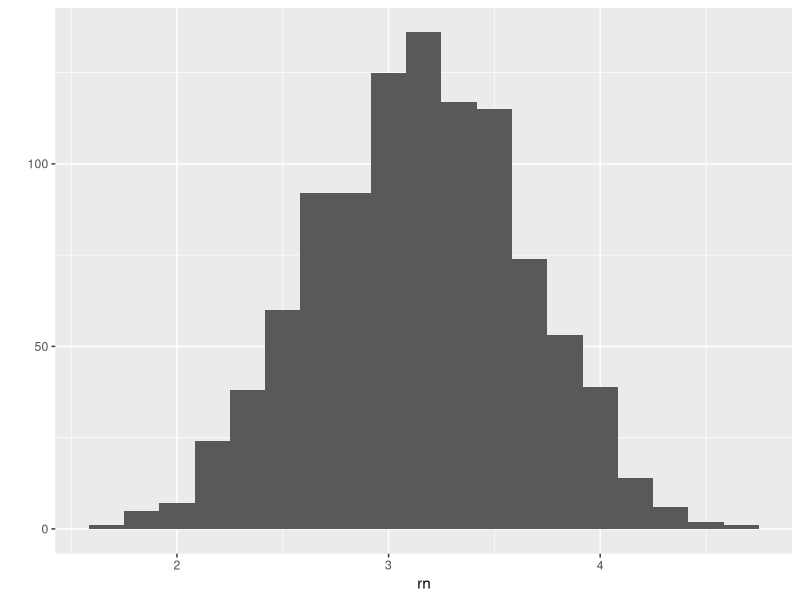

Recreate this plot in R.
## 1. Consider the following discrete random variable, X.
## x            | 6     7       8       9       10      11      12      
## P(X = x)     | 0.1   0.2     0.3     0.2     0.1     0.05     0.05

## 1.a
## Calculate the expected value and variance; efficiency counts.

x <- 6:12
p <- c(1, 2, 3, 2, 1, 0.5, 0.5)/10

## reasonable + not fast = not correct
m <- 0
idx <- seq_along(x) # 1:length(x)
for (i in idx) {
    m <- m + x[i]*p[i]
}

v <- 0
for (i in idx) {
    v <- v + p[i]*(x[i]-m)^2
}

## not intuitive + fast! + right answer = correct
m <- sum(p*x)
v <- sum(p*(x-m)^2)

## 1.b
## Randomly sample from the random variable X,
## with samples sizes n = \{10, 100, 1000\}.
## Hint: ?sample



## 1.c
## Calculate the sample mean and sample variance for each random
## sample/size combination. 
## Comment on the relative correctness of your three guesses.

for (n in c(10, 100, 1000)) {
    s <- sample(x, size=n, replace=TRUE, prob=p)
    print(sprintf("sample mean = %f", mean(s)))
    print(sprintf("sample variance = %f", var(s)))
    ## sample estimates should approach population parameters
    ## as sample sizes increase
}

## 2. Assume the length of adult male Calponia harrisonfordis is
## normally distributed with mean 18.14 mm and
## standard deviation 1.76 mm. Hint: ?pnorm

## 2.a
## What is the probability we would find a C. harrisonfordi that is
## shorter than 14.66 mm or longer than 21.66 mm?
## via z-scores
z1 <- (14.66 - 18.14)/1.76
z2 <- (21.66 - 18.14)/1.76
pnorm(z1) + (1-pnorm(z2))

## w/out z-scores
pnorm(14.66, mean=18.14, sd=1.76) + (1-pnorm(21.66, mean=18.14, sd=1.76))

## 2.b
## What is the length of the longest 7.5% of C. harrisonfordis?
## via z-scores
qnorm(1-0.075)*1.76 + 18.14

## w/out z-scores
qnorm(1-0.075, mean=18.14, sd=1.76)

## 3. Suppose that semiconductors follow a exponential distribution
## with an expected value (mean) life span of 5 years.
## Hint: how does the expected value relate to the parameter of
## the exponential distribution?  Which does pexp take as its argument?
## Try ?pexp

## 3.a
## What is the probability a randomly chosen semiconductor
## will fail within 4 years?

pexp(4, rate=1/5)

## 3.b
## What is the lifespan of the shortest 12% of semiconductors?

qexp(0.12, rate=1/5)

## 4. Randomly generate 1001 observations from a normal
## distribution of your choice (pick mean and standard deviation).
## Make a histogram from these observations. Hint: ?rnorm

rn <- rnorm(1001, mean=pi, sd=0.5)
library(ggplot2)
qplot(rn, geom="histogram", binwidth=0.5/3)

## 5. Randomly generate 1001 observations from a Bernoulli
## distribution and estimate the variance using only the sample mean.
## Hint: ?rbinom, size=1 and you pick `prob`.

rb <- rbinom(1001, size=1, prob=pi/4)
mb <- mean(rb)                          # sample mean
vb <- mb*(1-mb)                         # sample var

pi/4                                    # population mean
(pi/4)*(1-pi/4)                         # population variance

